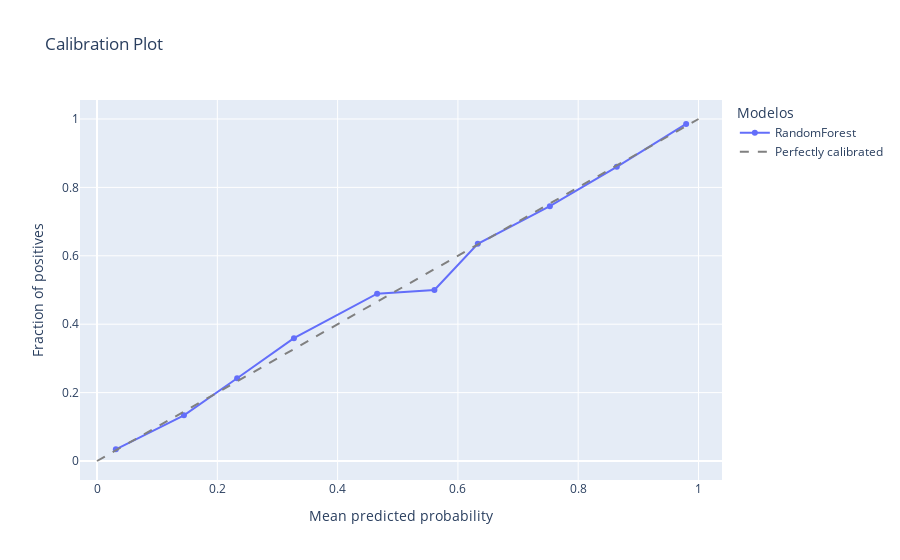

Notebook cell for this chart:
### Code cell
p_prime = clf.predict_proba(X_test)
p_prime = p_prime[:, 1]
v_prob_true, v_prob_pred = calibration_curve(y_test, p_prime, n_bins=10)
l_loss = log_loss(y_test, p_prime)
brier_loss = brier_score_loss(y_test, p_prime)

fig = go.Figure()

# Add traces for each model

fig.add_trace(go.Scatter(x=v_prob_pred, y=v_prob_true, mode='lines+markers', name="RandomForest"))

# Add a trace for the perfectly calibrated line
fig.add_trace(go.Scatter(x=[0, 1], y=[0, 1], mode='lines', name='Perfectly calibrated', line=dict(dash='dash', color='grey')))

fig.update_layout(
    title="Calibration Plot",
    xaxis_title="Mean predicted probability",
    yaxis_title="Fraction of positives",
    legend_title="Modelos",
    autosize=False,
)

fig.show()

### Figure 1 — Plotly figure (JSON) as saved in the notebook; plotly's stock layout.template omitted (floating-point values rounded to 4 significant figures)
{"data": [{"mode": "lines+markers", "name": "RandomForest", "type": "scatter", "x": [0.03128, 0.1445, 0.2329, 0.3274, 0.4657, 0.561, 0.633, 0.7529, 0.8642, 0.9795], "y": [0.0341, 0.1334, 0.2418, 0.3592, 0.4892, 0.5, 0.6349, 0.7451, 0.8603, 0.9857]}, {"line": {"color": "grey", "dash": "dash"}, "mode": "lines", "name": "Perfectly calibrated", "type": "scatter", "x": [0, 1], "y": [0, 1]}], "layout": {"autosize": false, "legend": {"title": {"text": "Modelos"}}, "title": {"text": "Calibration Plot"}, "xaxis": {"title": {"text": "Mean predicted probability"}}, "yaxis": {"title": {"text": "Fraction of positives"}}}}
